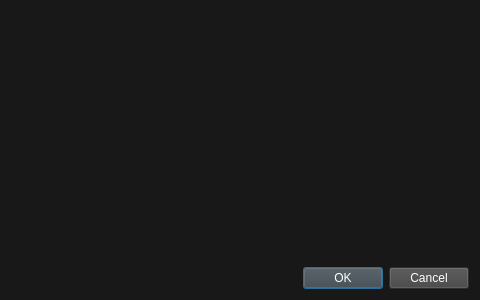
<?xml version="1.0" encoding="UTF-8"?>
<ui version="4.0">
 <class>Dialog</class>
 <widget class="QDialog" name="Dialog">
  <property name="geometry">
   <rect>
    <x>0</x>
    <y>0</y>
    <width>480</width>
    <height>300</height>
   </rect>
  </property>
  <property name="minimumSize">
   <size>
    <width>480</width>
    <height>300</height>
   </size>
  </property>
  <property name="windowTitle">
   <string>Dialog</string>
  </property>
  <property name="styleSheet">
   <string notr="true">background-color:  rgb(24, 24, 24);</string>
  </property>
  <layout class="QVBoxLayout" name="verticalLayout">
   <item>
    <widget class="QLabel" name="label">
     <property name="font">
      <font>
       <family>Roboto Condensed</family>
       <pointsize>36</pointsize>
      </font>
     </property>
     <property name="styleSheet">
      <string notr="true">color: rgb(255, 255, 255);</string>
     </property>
     <property name="text">
      <string/>
     </property>
     <property name="scaledContents">
      <bool>false</bool>
     </property>
     <property name="wordWrap">
      <bool>true</bool>
     </property>
    </widget>
   </item>
   <item>
    <widget class="QDialogButtonBox" name="buttonBox">
     <property name="styleSheet">
      <string notr="true">background-color: rgb(66, 66, 66);
color: rgb(255, 255, 255);</string>
     </property>
     <property name="orientation">
      <enum>Qt::Horizontal</enum>
     </property>
     <property name="standardButtons">
      <set>QDialogButtonBox::Cancel|QDialogButtonBox::Ok</set>
     </property>
    </widget>
   </item>
  </layout>
 </widget>
 <resources/>
 <connections>
  <connection>
   <sender>buttonBox</sender>
   <signal>accepted()</signal>
   <receiver>Dialog</receiver>
   <slot>accept()</slot>
   <hints>
    <hint type="sourcelabel">
     <x>248</x>
     <y>254</y>
    </hint>
    <hint type="destinationlabel">
     <x>157</x>
     <y>274</y>
    </hint>
   </hints>
  </connection>
  <connection>
   <sender>buttonBox</sender>
   <signal>rejected()</signal>
   <receiver>Dialog</receiver>
   <slot>reject()</slot>
   <hints>
    <hint type="sourcelabel">
     <x>316</x>
     <y>260</y>
    </hint>
    <hint type="destinationlabel">
     <x>286</x>
     <y>274</y>
    </hint>
   </hints>
  </connection>
 </connections>
</ui>
